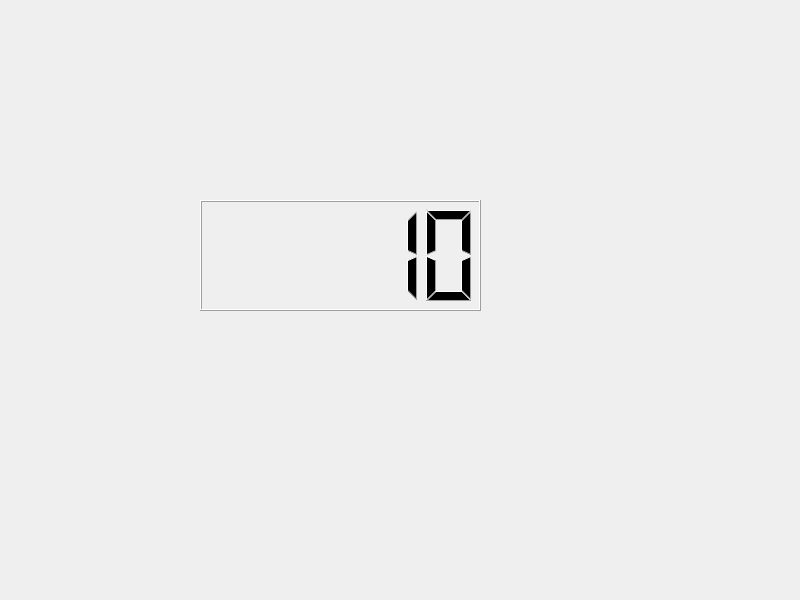
<?xml version="1.0" encoding="UTF-8"?>
<ui version="4.0">
 <class>Widget</class>
 <widget class="QWidget" name="Widget">
  <property name="geometry">
   <rect>
    <x>0</x>
    <y>0</y>
    <width>800</width>
    <height>600</height>
   </rect>
  </property>
  <property name="windowTitle">
   <string>Widget</string>
  </property>
  <widget class="QLCDNumber" name="lcdNumber">
   <property name="geometry">
    <rect>
     <x>200</x>
     <y>200</y>
     <width>281</width>
     <height>111</height>
    </rect>
   </property>
   <property name="intValue" stdset="0">
    <number>10</number>
   </property>
  </widget>
 </widget>
 <resources/>
 <connections/>
</ui>
